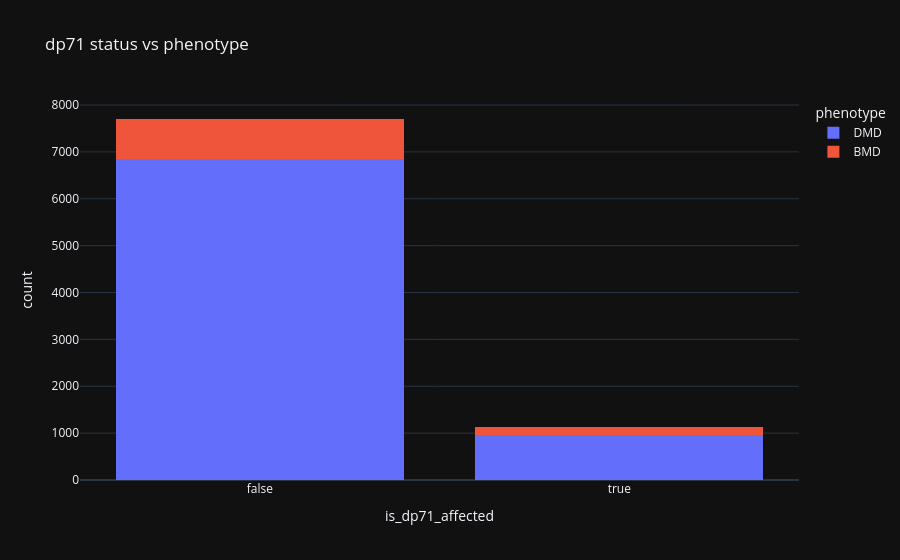

The notebook cell saved with this chart:
### Markdown cell above
## 3. 📊 dp71 vs phenotype ⭐

### Code cell
tmp = d[['is_dp71_affected', 'phenotype']].dropna()
fig = px.histogram(tmp, x='is_dp71_affected', color='phenotype', barmode='stack', title='dp71 status vs phenotype')
fig.show()

### Figure 1 — Plotly figure (JSON) as saved in the notebook; plotly's stock layout.template omitted (floating-point values rounded to 4 significant figures; data arrays with more than 128 entries replaced by an {"elided": "..."} marker saying what was removed)
{"data": [{"bingroup": "x", "hovertemplate": "phenotype=DMD<br>is_dp71_affected=%{x}<br>count=%{y}<extra></extra>", "legendgroup": "DMD", "marker": {"color": "#636efa", "pattern": {"shape": ""}}, "name": "DMD", "orientation": "v", "showlegend": true, "x": {"elided": "7807 bool values"}, "xaxis": "x", "yaxis": "y", "type": "histogram"}, {"bingroup": "x", "hovertemplate": "phenotype=BMD<br>is_dp71_affected=%{x}<br>count=%{y}<extra></extra>", "legendgroup": "BMD", "marker": {"color": "#EF553B", "pattern": {"shape": ""}}, "name": "BMD", "orientation": "v", "showlegend": true, "x": {"elided": "1023 bool values"}, "xaxis": "x", "yaxis": "y", "type": "histogram"}], "layout": {"xaxis": {"anchor": "y", "domain": [0.0, 1.0], "title": {"text": "is_dp71_affected"}}, "yaxis": {"anchor": "x", "domain": [0.0, 1.0], "title": {"text": "count"}}, "legend": {"title": {"text": "phenotype"}, "tracegroupgap": 0}, "title": {"text": "dp71 status vs phenotype"}, "barmode": "stack"}}
